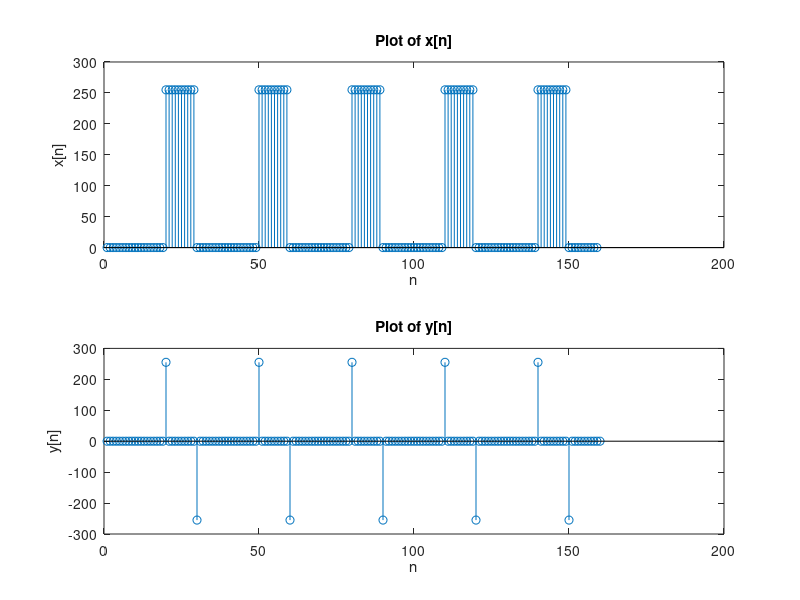
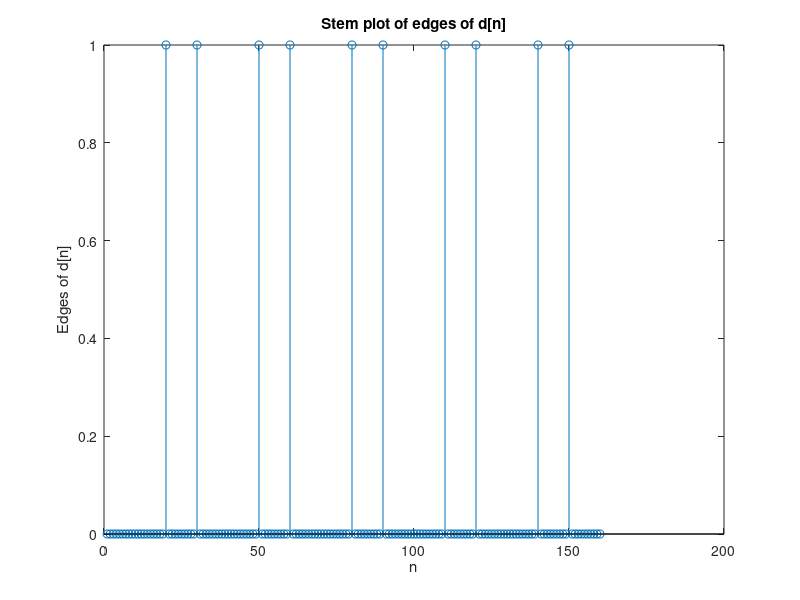

The MATLAB script that drew these images, in order:
%%Lab07 HW 1
%John Pratt

clear; clc;
nn = 1:159;
xn = 255*(rem(nn,30)>19);
yn = conv(xn,[1,-1]);
subplot(2,1,1);
stem(nn,xn);
title('Plot of x[n]')
xlabel('n');
ylabel('x[n]');
subplot(2,1,2);
stem(1:length(yn),yn);
title('Plot of y[n]')
xlabel('n');
ylabel('y[n]');

dn = zeros(1,length(yn));
dn(abs(yn) > 200) = 1;
figure;
stem(1:length(dn),dn);
title('Stem plot of edges of d[n]');
ylabel('Edges of d[n]');
xlabel('n');